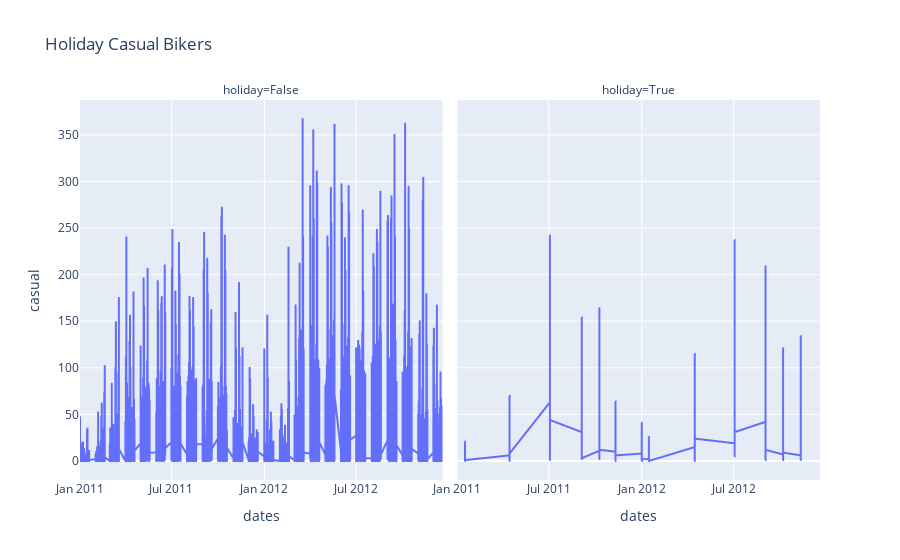

Here is the notebook cell this chart was saved with:
### Code cell
fig = px.line(df, x='dates', y='casual', facet_col='holiday',
             facet_col_wrap=2, title='Holiday Casual Bikers')
fig

### Figure 1 — Plotly figure (JSON) as saved in the notebook; plotly's stock layout.template omitted (floating-point values rounded to 4 significant figures; data arrays with more than 128 entries replaced by an {"elided": "..."} marker saying what was removed)
{"data": [{"hovertemplate": "holiday=False<br>dates=%{x}<br>casual=%{y}<extra></extra>", "legendgroup": "", "line": {"color": "#636efa", "dash": "solid"}, "mode": "lines", "name": "", "showlegend": false, "type": "scattergl", "x": {"elided": "10575 str values"}, "xaxis": "x", "y": {"elided": "10575 int values"}, "yaxis": "y"}, {"hovertemplate": "holiday=True<br>dates=%{x}<br>casual=%{y}<extra></extra>", "legendgroup": "", "line": {"color": "#636efa", "dash": "solid"}, "mode": "lines", "name": "", "showlegend": false, "type": "scattergl", "x": {"elided": "311 str values"}, "xaxis": "x2", "y": {"elided": "311 int values"}, "yaxis": "y2"}], "layout": {"annotations": [{"font": {}, "showarrow": false, "text": "holiday=False", "x": 0.245, "xanchor": "center", "xref": "paper", "y": 1, "yanchor": "bottom", "yref": "paper"}, {"font": {}, "showarrow": false, "text": "holiday=True", "x": 0.755, "xanchor": "center", "xref": "paper", "y": 1, "yanchor": "bottom", "yref": "paper"}], "legend": {"tracegroupgap": 0}, "title": {"text": "Holiday Casual Bikers"}, "xaxis": {"anchor": "y", "domain": [0, 0.49], "title": {"text": "dates"}}, "xaxis2": {"anchor": "y2", "domain": [0.51, 1], "matches": "x", "title": {"text": "dates"}}, "yaxis": {"anchor": "x", "domain": [0, 1], "title": {"text": "casual"}}, "yaxis2": {"anchor": "x2", "domain": [0, 1], "matches": "y", "showticklabels": false}}}
